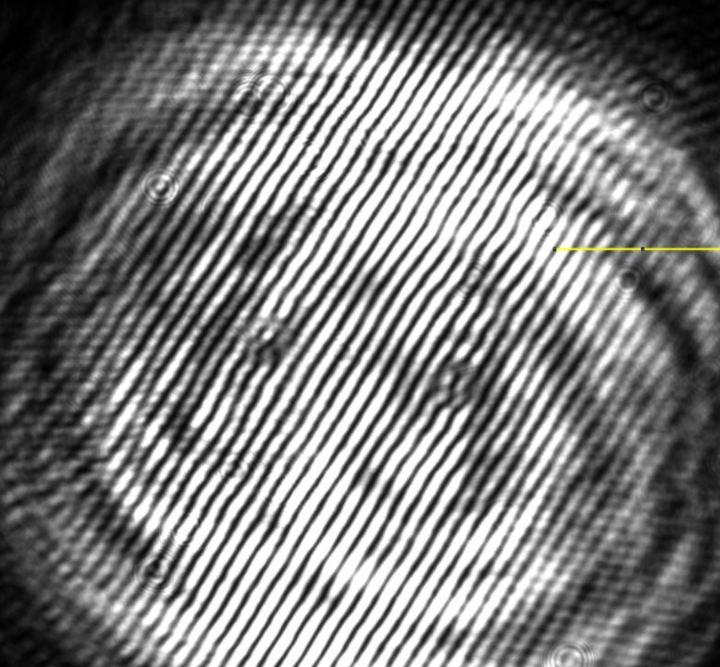
#> input picture img/pattern_01.png, 1440 x 1334 px (shown at 1/2 size)
$ python Phase_Simulation.py
#> lines starting #> are read from the running program, lines starting #| are printed output that depends on the picture; after the words box and inside, x2 and y2 are one past the last pixel; in counts of white or black regions, pixels touching at a corner belong together
import numpy as np
import matplotlib.pyplot as plt
from skimage.restoration import unwrap_phase
from scipy.ndimage import gaussian_filter
from PIL import Image

def load_hologram(path, size=512):
    # img = Image.open(path).convert('L').astype(np.float64).resize((size, size))
    img = np.array(Image.open(path).convert('L').resize((size, size))).astype(np.float64)

    # Step 1: Remove low-frequency background (DC subtraction)
    bg_blur = gaussian_filter(img, sigma=50)
    img = img - bg_blur

    return np.array(img, dtype=np.float64)


# [36 lines left out: functions load_phase_image, generate_test_phase, make_grid, generate_hologram, not called in this run]


def compute_fft(hologram):
    return np.fft.fftshift(np.fft.fft2(hologram))


def isolate_sideband(H, radius=30, dc_block=15):
    N = H.shape[0]
    H_mag = np.abs(H).copy()
    cy_centre = cx_centre = N // 2
    H_mag[cy_centre - dc_block: cy_centre + dc_block,
          cx_centre - dc_block: cx_centre + dc_block] = 0
    cy, cx = np.unravel_index(np.argmax(H_mag), H_mag.shape)
    print(f"Sideband at pixel: row={cy}, col={cx}  "
          f"(DC centre at {cy_centre},{cx_centre}; "
          f"offset = {cy - cy_centre}, {cx - cx_centre})")
    rows_idx = np.arange(N)[:, None]
    cols_idx = np.arange(N)[None, :]
    mask = (rows_idx - cy) ** 2 + (cols_idx - cx) ** 2 <= radius ** 2
    H_filtered = H * mask
    return H_filtered, H_mag, cy, cx


def reconstruct_complex_field(H_filtered, cy, cx):
    N = H_filtered.shape[0]
    H_centred = np.roll(np.roll(H_filtered, N // 2 - cy, axis=0), N // 2 - cx, axis=1)
    return np.fft.ifft2(np.fft.ifftshift(H_centred))


def remove_background_tilt(phase, order=1):
    X, Y = np.meshgrid(np.arange(phase.shape[1]), np.arange(phase.shape[0]))
    mask = np.isfinite(phase)
    A = np.c_[X[mask], Y[mask], np.ones(mask.sum())]
    if order >= 2:
        A = np.c_[X[mask]**2, Y[mask]**2, X[mask]*Y[mask], A]
    coeffs, _, _, _ = np.linalg.lstsq(A, phase[mask], rcond=None)
    bg = np.zeros_like(phase)
    if order == 1:
        bg = coeffs[0] * X + coeffs[1] * Y + coeffs[2]
    elif order >= 2:
        bg = (coeffs[0] * X**2 + coeffs[1] * Y**2 + coeffs[2] * X * Y +
              coeffs[3] * X + coeffs[4] * Y + coeffs[5])
    return phase - bg


def extract_phase(complex_field, remove_tilt=True):
    wrapped_phase = np.angle(complex_field)
    unwrapped_phase = unwrap_phase(wrapped_phase)
    if remove_tilt:
        unwrapped_phase = remove_background_tilt(unwrapped_phase, order=1)
    return wrapped_phase, unwrapped_phase


def reconstruct_phase(hologram, radius=30, dc_block=15):
    H = compute_fft(hologram)
    H_filtered, H_mag, cy, cx = isolate_sideband(H, radius, dc_block)
    complex_field = reconstruct_complex_field(H_filtered, cy, cx)
    wrapped_phase, unwrapped_phase = extract_phase(complex_field)
    return unwrapped_phase, wrapped_phase, H, H_filtered, complex_field


# [74 lines left out: functions compute_error, plot_hologram, plot_spectrum, plot_sideband_selection, plot_reconstructed_amplitude, plot_phase_comparison and 2 more, not called in this run]


def plot_results(hologram, H, unwrapped_phase, save_path="plots/pipeline_visualisation.png"):
    fig, axes = plt.subplots(1, 3, figsize=(15, 4))
    fig.suptitle("Off-Axis Holographic Phase Retrieval Pipeline", fontsize=14)

    axes[0].imshow(hologram, cmap='gray')
    axes[0].set_title('Hologram')

    axes[1].imshow(np.log(1 + np.abs(H)), cmap='gray')
    axes[1].set_title('FFT Spectrum')

    im = axes[2].imshow(unwrapped_phase, cmap='viridis')
    axes[2].set_title('Reconstructed Phase (rad)')
    fig.colorbar(im, ax=axes[2], fraction=0.046, pad=0.04)

    for ax in axes.flat:
        ax.axis('off')

    plt.tight_layout()
    plt.savefig(save_path, dpi=150, bbox_inches='tight')
    print(f"Pipeline visualisation saved as {save_path}")


def run_pipeline(image_path="img/pattern_01.png", N=512,
                 radius=30, dc_block=15,
                 save_path="plots/pipeline_visualisation.png"):
    hologram = load_hologram(image_path, size=N)
#> in load_hologram, `bg_blur = gaussian_filter(img, sigma=50)`:
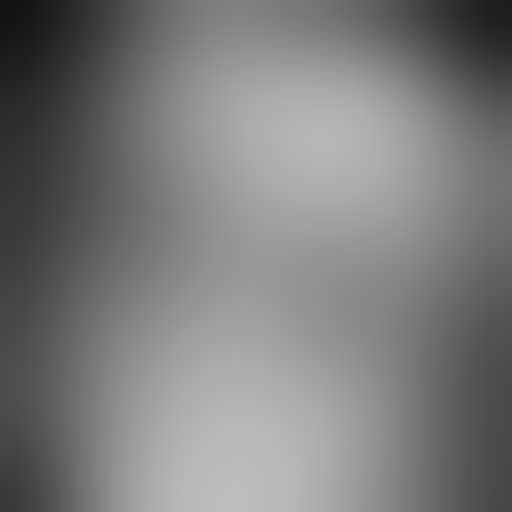
#> bg_blur: shape (512, 512) float64; min 19.36, max 189.9, mean 124.1
#> in load_hologram, `img = img - bg_blur`:
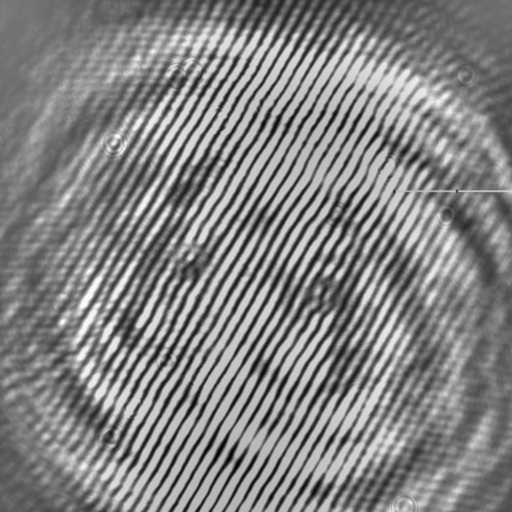
#> img: shape (512, 512) float64; min -166.9, max 155.1, mean 0; drawn with min black and max white
    unwrapped_phase, wrapped_phase, H, _, _ = reconstruct_phase(
        hologram, radius=radius, dc_block=dc_block
    )
#> in isolate_sideband, `H_mag[cy_centre - dc_block: cy_centre + dc_block, cx_centre - dc_block..`: H_mag: shape (512, 512) float64; min 0, max 4668573.2, mean 4145.3
#> in isolate_sideband, `cy, cx = np.unravel_index(np.argmax(H_mag), H_mag.shape)`: cy = 279; cx = 295
#| Sideband at pixel: row=279, col=295  (DC centre at 256,256; offset = 23, 39)
#> in isolate_sideband, `mask = (rows_idx - cy) ** 2 + (cols_idx - cx) ** 2 <= radius ** 2`:
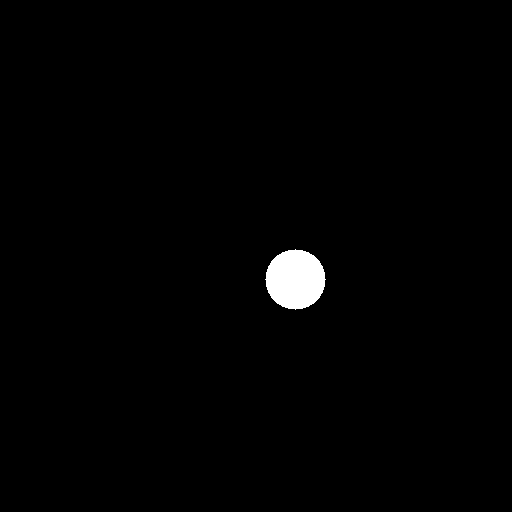
#> mask: shape (512, 512) bool; 1.1% white; 1 white region, box (x1, y1, x2, y2) and area: (265, 249, 326, 310) 2821
#> in reconstruct_phase, `H_filtered, H_mag, cy, cx = isolate_sideband(H, radius, dc_block)`: cy = 279; cx = 295
#> in extract_phase, `wrapped_phase = np.angle(complex_field)`:
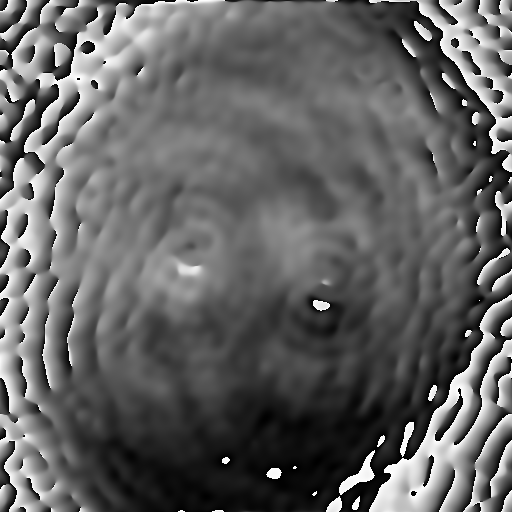
#> wrapped_phase: shape (512, 512) float64; min -3.14, max 3.14, mean -0.693; drawn with min black and max white
#> in extract_phase, `unwrapped_phase = unwrap_phase(wrapped_phase)`:
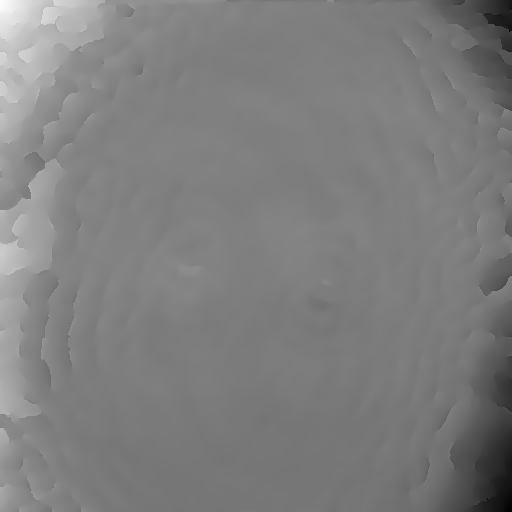
#> unwrapped_phase: shape (512, 512) float64; min -31.89, max 30.46, mean -0.9; drawn with min black and max white
#> in remove_background_tilt, `mask = np.isfinite(phase)`: mask: shape (512, 512) bool; every value is 1
#> in remove_background_tilt, `coeffs, _, _, _ = np.linalg.lstsq(A, phase[mask], rcond=None)`: coeffs = [-0.0206, -0.0104, 6.97]
#> in remove_background_tilt, `bg = coeffs[0] * X + coeffs[1] * Y + coeffs[2]`:
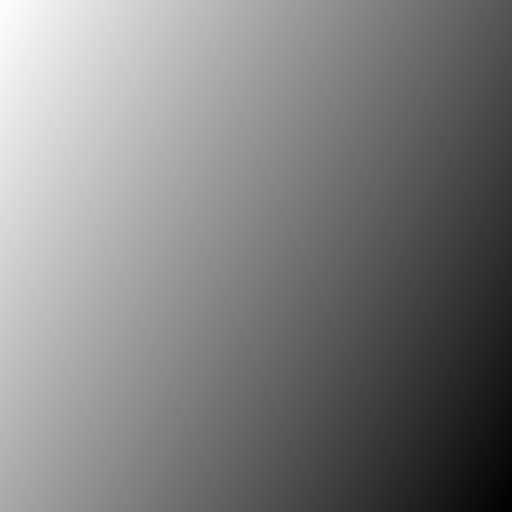
#> bg: shape (512, 512) float64; min -8.85, max 6.97, mean -0.936; drawn with min black and max white
    plot_results(hologram, H, unwrapped_phase, save_path=save_path)
#> in plot_results, `plt.savefig(save_path, dpi=150, bbox_inches='tight')`:
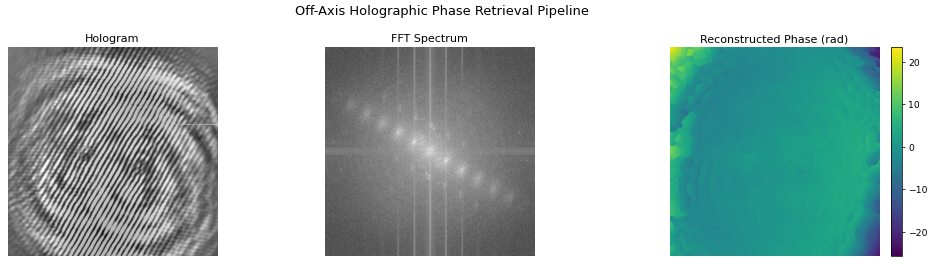
#> figure drawn by matplotlib, 4 panels
    return {
        "hologram": hologram,
        "unwrapped_phase": unwrapped_phase,
        "wrapped_phase": wrapped_phase,
    }


if __name__ == "__main__":
    results = run_pipeline()
#> results = 3 items
